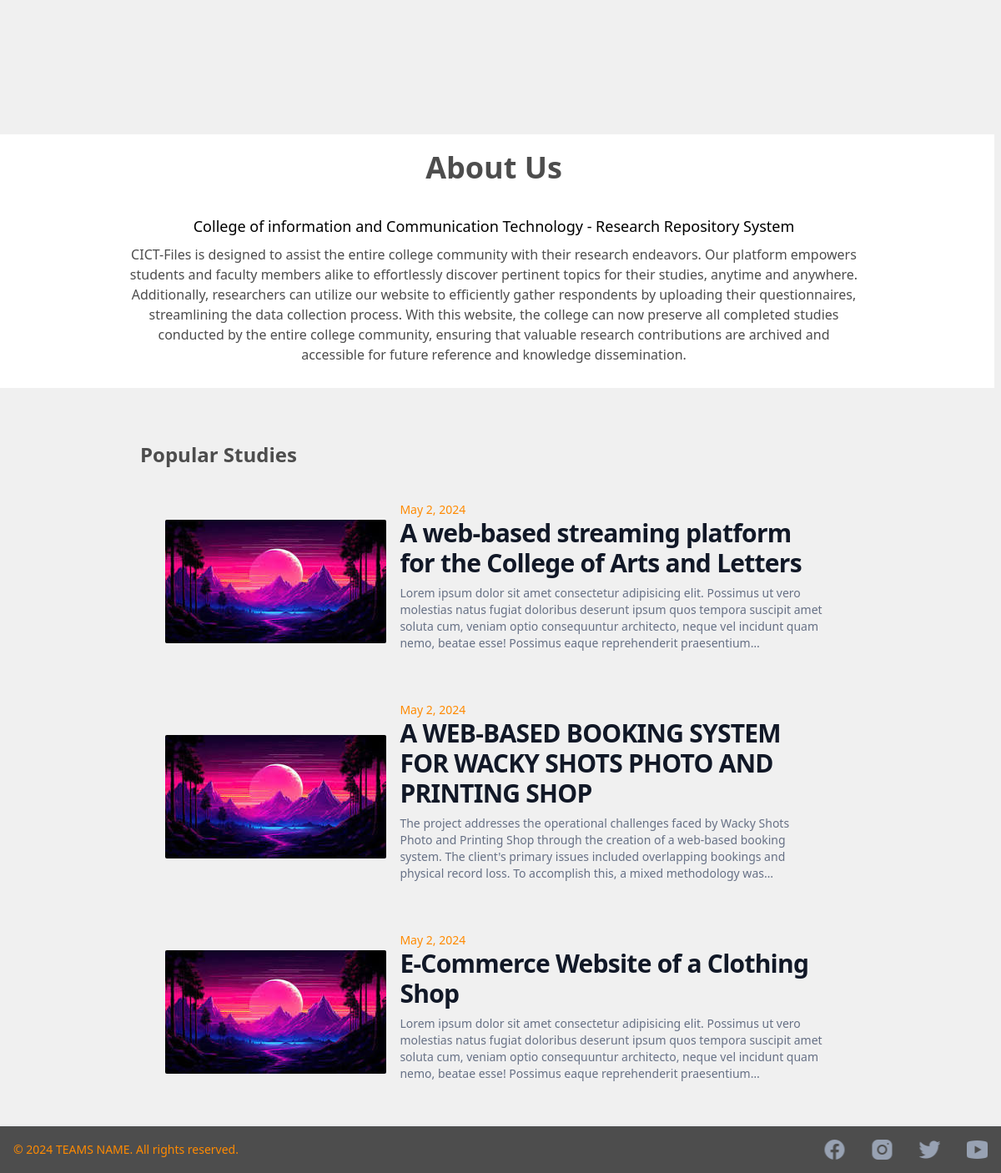
/pages/landing.php (lower part), run on an earlier commit of the app's database.
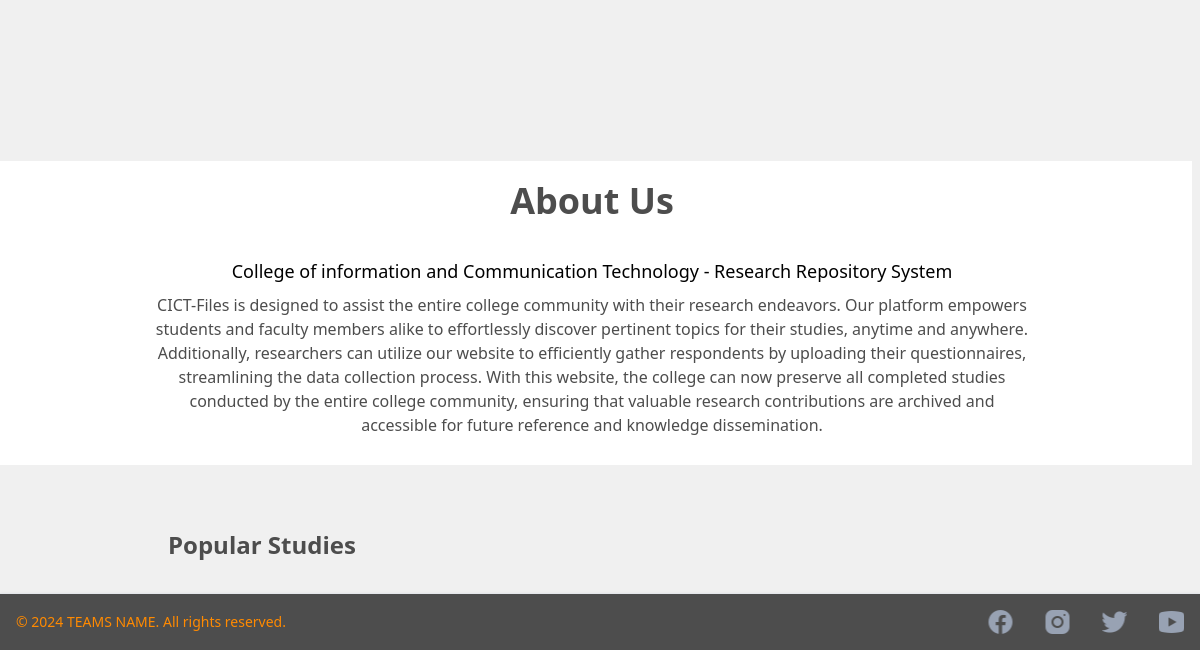
And on a later commit of the database.
### tables this page shows
CREATE TABLE `studies` (
  `id` int(11) NOT NULL,
  `research_title` text NOT NULL,
  `authors` varchar(255) NOT NULL,
  `panels` varchar(255) NOT NULL,
  `accession` varchar(255) NOT NULL,
  `adviser` varchar(255) NOT NULL,
  `tags` varchar(255) NOT NULL,
  `month_yr` varchar(20) NOT NULL,
  `description` text NOT NULL,
  `file` varchar(255) NOT NULL,
  `cover` varchar(255) DEFAULT NULL,
  `created_at` datetime NOT NULL DEFAULT current_timestamp(),
  `account_id` varchar(255) NOT NULL,
  `is_archived` int(11) NOT NULL DEFAULT 0,
  `is_approved` int(11) NOT NULL DEFAULT 0
);

### pages/landing.php (called while the page is built, shortened)
<?php
include('../db/db.php');
$sql = "SELECT * FROM studies ORDER BY id DESC LIMIT 3";
$res = $conn->query($sql);
include "../base.php";
?>

### src/template/landing_page.php (the view, shortened to what this page needs)
    <div class="container mx-auto flex flex-col gap-4">
        <section id="feature" class="bg-transparent flex mb-6 justify-center items-center flex-col w-full md:h-[500px] gap-16">
        </section>
        <section id="about" class="box-sizing text-black bg-transparent pt-14 w-screen sm:-ml-[calc((100vw-648px)/2+12px)]
            md:-ml-[calc((100vw-768px)/2+12px)] lg:-ml-[calc((100vw-1032px)/2+12px)] xl:-ml-[calc((100vw-1288px)/2+12px)] 2xl:-ml-[calc((100vw-1544px)/2+12px)]">
            <div class="flex flex-col justify-center items-center bg-white h-fit w-full pt-2 pb-1">
                <p class="text-lg md:text-4xl text-[#4D4D4D] font-bold my-3">About Us</p>
                <div class="flex flex-col justify-center items-center w-4/5 p-0 sm:p-6 md:px-10 gap-2">
                    <p class="text-md md:text-lg font-base text-center">College of information and Communication Technology - Research Repository System</p>
                    <p class="text-center text-[#4D4D4D] text-xs md:text-base">
                        <?php
                            $xml = simplexml_load_file('../public/info.xml');
                            $abt = $xml->xpath('//element[@attr="about"]');
                        echo $abt[0][0];
                        ?>
                    </p>
                </div>
            </div>
        </section>
        <section id="#" class="relative w-full text-black bg-transparent flex flex-col items-center h-auto mb-8 gap-y-8">
            <div class="w-3/4 md:-ml-24">
                <p class="text-lg md:text-2xl text-[#4D4D4D] font-bold mt-2 ml-42 md:w-full md:mt-12 md:ml-18 md:items-start">Popular Studies</p>
            </div>
            <?php while($row = $res->fetch_assoc()){
                    $dateTime = new DateTime($row['created_at']);
                    $row['created_at'] = $dateTime->format("F j, Y");
            ?>
                <div class="w-3/4 md:w-4/5 p-2 flex flex-col items-center rounded-lg md:flex-row md:max-w-xxl cursor-pointer"
                    data-modal-target="login-modal" data-modal-toggle="login-modal">
                    <img class="object-cover w-full md:w-[300px] rounded-sm"
                    src="../src/img/wall.jpeg" alt="">
                    <div class="w-full flex flex-col justify-start items-start px-4 leading-normal text-sm md:text-lg">
                        <p class="text-[#FF8A01] text-xs md:text-sm"><?=$row['created_at']?></p>
                        <h5 class="mb-2 text-xl md:text-3xl font-bold tracking-tight text-gray-900">
                            <?=$row['research_title']?>
                        </h5>
                        <p class="mb-3 font-normal line-clamp-4 text-sm md:text-md text-[#667085]">
                            <?=$row['description']?>
                        </p>
                    </div>
                </div>
            <?php } ?>
        </section>
    </div>
<?php include('../src/components/footerLP.php'); ?>

### base.php (shortened to what this page needs)
<!DOCTYPE html>
<html lang="en">
<head>
    <script src="https://cdn.tailwindcss.com"></script>
    <link rel="stylesheet" href="https://use.fontawesome.com/releases/v5.5.0/css/all.css">
    <link rel='stylesheet' href='https://cdnjs.cloudflare.com/ajax/libs/font-awesome/4.7.0/css/font-awesome.min.css'>
    <link href="https://cdnjs.cloudflare.com/ajax/libs/flowbite/2.3.0/flowbite.min.css"  rel="stylesheet" />
    <link rel="stylesheet" href="../src/css/style.css">
</head>
<body class="bg-[#F0F0F0]">
    <?php
        include $content_template;
    ?>
</body>
</html>

### src/components/footerLP.php
<footer class="items-center bottom-0 left-0 z-20 w-full p-4 bg-[#4D4D4D] border-t border-gray-200
                shadow md:flex md:items-center md:justify-between md:p-4">
    <span class="flex justify-center sm:block text-sm text-[#FF8A01] sm:text-center">
    © 2024 TEAMS NAME. All rights reserved.
    </span>
    <ul class="flex flex-wrap justify-center items-center font-medium sm:mt-0 gap-8">
        <li>
            <a href="https://www.facebook.com/BulsuCICT.official" class="hover:underline"><img src="../img/fb.png" alt=""></a>
        </li>
        <li>
            <a href="#" class="hover:underline"><img src="../img/ig.png" alt=""></a>
        </li>
        <li>
            <a href="#" class="hover:underline"><img src="../img/x.png" alt=""></a>
        </li>
        <li>
            <a href="#" class="hover:underline"><img src="../img/yt.png" alt=""></a>
        </li>
    </ul>
</footer>

What changed in the data, as far as the page shows it:
removed studies: created_at "May 2, 2024", research_title "A web-based streaming platform for the College of Arts and Letters", description "Lorem ipsum dolor sit amet consectetur adipisicing elit. Possimus ut vero molestias natus fugiat doloribus deserunt ipsum quos tempora suscipit amet soluta cum, veniam optio consequuntur architecto, neque vel incidunt quam nemo, beatae esse! Possimus eaque reprehenderit…"
removed studies: created_at "May 2, 2024", research_title "A WEB-BASED BOOKING SYSTEM FOR WACKY SHOTS PHOTO AND PRINTING SHOP", description "The project addresses the operational challenges faced by Wacky Shots Photo and Printing Shop through the creation of a web-based booking system. The client's primary issues included overlapping bookings and physical record loss. To accomplish this, a mixed methodology…"
removed studies: created_at "May 2, 2024", research_title "E-Commerce Website of a Clothing Shop", description "Lorem ipsum dolor sit amet consectetur adipisicing elit. Possimus ut vero molestias natus fugiat doloribus deserunt ipsum quos tempora suscipit amet soluta cum, veniam optio consequuntur architecto, neque vel incidunt quam nemo, beatae esse! Possimus eaque reprehenderit…"
